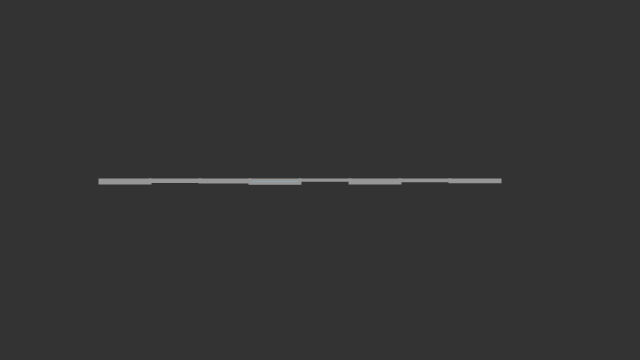
Frame 1 (no input)
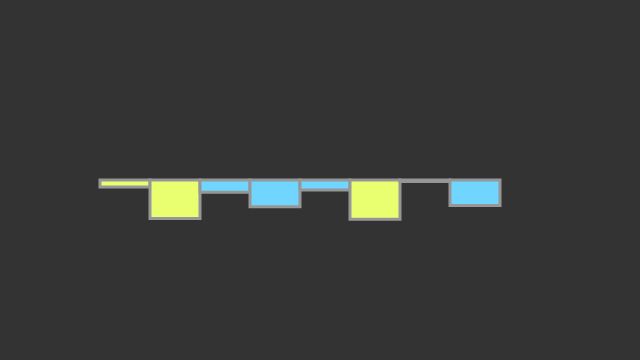
Frame 60 (no input)
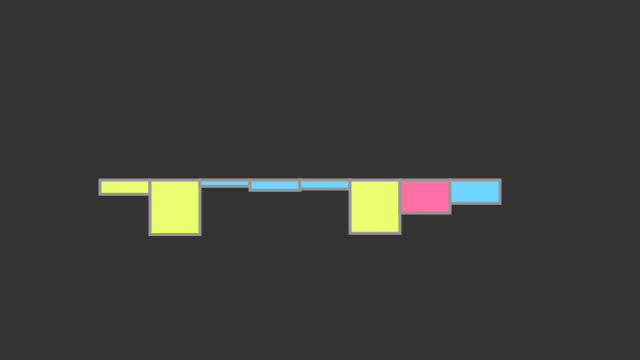
Frame 120 (the mouse pressed at the canvas centre since frame 60)

The p5.js sketch that drew these frames (run headless with seeded random() and noise() and a simulated clock; from frame 60 on, the mouse is pressed at the canvas centre):

// p5.js sketch
// ── sketch.js
// Daniel Shiffman
// https://www.kadenze.com/courses/the-nature-of-code
// http://natureofcode.com/
// Session 1: Random Walker

var w;
const palette = ["#70d6ff" ,"#ff70a6", "#ff9770", "#ffd670", "#e9ff70"];

function setup() {
  createCanvas(640, 360);
  // Make a Walker object
  w1 = new Walker();
  w2 = new Walker();
  w3 = new Walker();
  w4 = new Walker();
  w5 = new Walker();
  w6 = new Walker();
  w7 = new Walker();
  w8 = new Walker();
}

function draw() {
  background(51);
  // Update and display object
  w1.update();
  w1.display(100);

  w2.update();
  w2.display(150);

  w3.update();
  w3.display(200);

  w4.update();
  w4.display(250);

  w5.update();
  w5.display(300);

  w6.update();
  w6.display(350);

  w7.update();
  w7.display(400);

  w8.update();
  w8.display(450);
}

function Walker() {

  // Start Walker in center
  this.pos = createVector(0, 0);

  this.c = pick(palette);
  console.log(this.c);

  this.update = function() {
    // Move Walker randomly
    var vel = createVector(random(-5, 5), random(-5, 5));
    this.pos.add(vel);
  }

  this.display = function(positionX) {
    // Draw Walker as circle
    strokeWeight(3);
    stroke(150);
    fill(this.c);
    rect(positionX, 180, 50, this.pos.y);
  }

}

function pick(array) {
  const i = Math.floor(Math.random() * array.length);
  return array[i];
}
